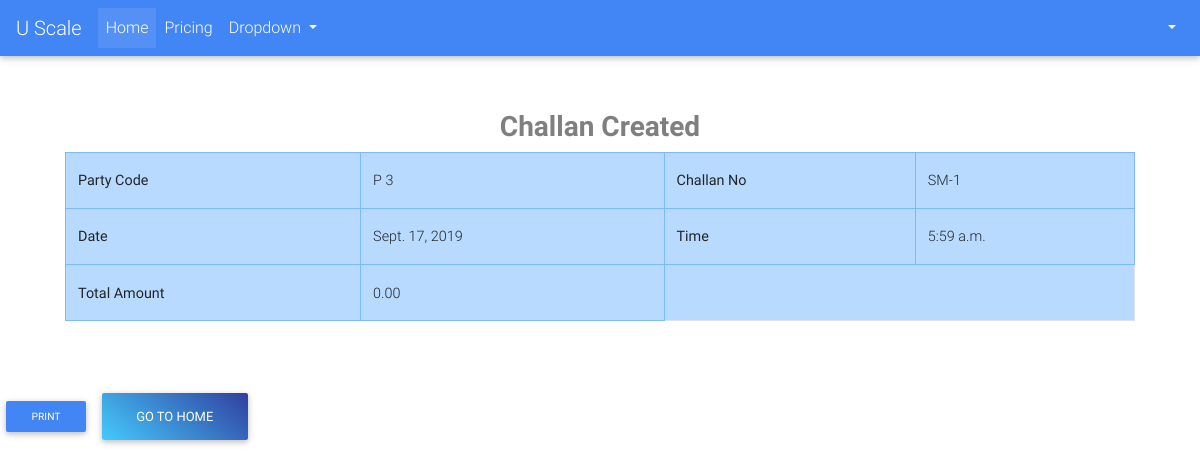
Page /challans/done/SM-1/ (signed in) on the earlier database version.
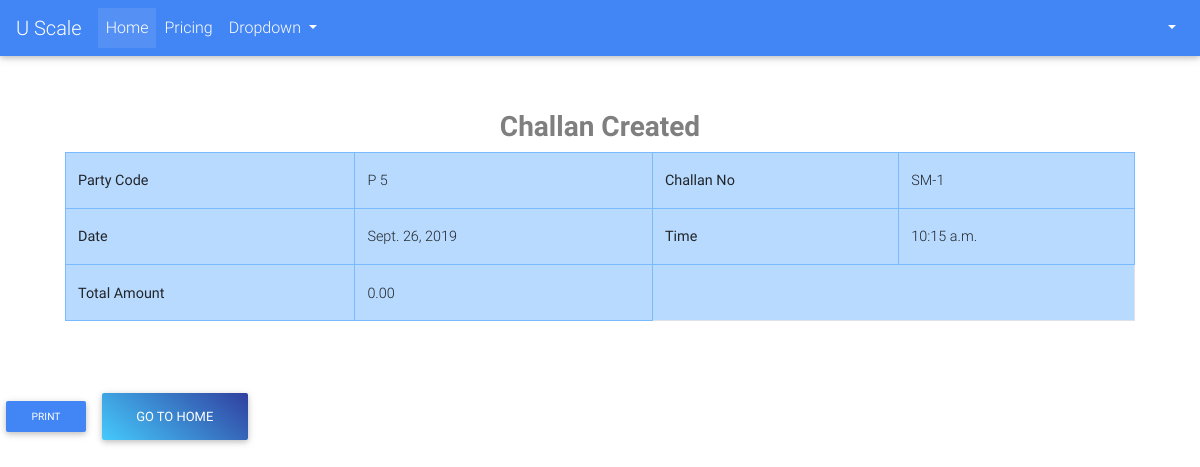
Same page on the later database version.
### challans/models.py (models this page shows, shortened)
class Challan(models.Model):
    STATUS_CHOICES = (("CR", "Created"), ("ED", "Entries Done"), ("RD", "Reports Done"),
                      ("PB", "Published"), ("PD", "Payment Done"))
    party = models.ForeignKey("parties.Party", on_delete=models.CASCADE)
    challan_no = models.CharField(max_length=32, unique=True, default=challan_no_generator)
    vehicle_details = models.CharField(max_length=128, blank=True, null=True)
    weights_amount = models.DecimalField(max_digits=9, decimal_places=2, default=0.00)
    extra_charges = models.DecimalField(max_digits=9, decimal_places=2, default=0.00)
    total_amount = models.DecimalField(max_digits=9, decimal_places=2, default=0.00)
    status = models.CharField(max_length=2, default="CR")
    image = models.ImageField(upload_to="payments/", blank=True, null=True)
    extra_info = models.TextField(blank=True)
    created_on = models.DateTimeField(auto_now_add=True)
    updated_on = models.DateTimeField(auto_now=True)

### parties/models.py (models this page shows, shortened)
class Party(models.Model):
    party_category = models.ForeignKey(PartyCategory, blank=True, null=True, on_delete=models.SET_NULL)
    rate_group = models.ForeignKey("rates.RateGroup", on_delete=models.PROTECT)
    name = models.CharField(max_length=128)
    code = models.CharField(max_length=32)
    address = models.TextField(blank=True)
    phone = models.CharField(max_length=13)
    whatsapp = models.CharField(max_length=13)
    email = models.EmailField(blank=True, null=True)
    is_wallet_party = models.BooleanField(default=True)
    is_active = models.BooleanField(default=True)
    @property
    def get_display_text(self):
        return self.name
    class Meta:
        verbose_name = "Party"
        verbose_name_plural = "Parties"

### challans/views.py (the view)
# urls.py: url(r'^done/(?P<challan_no>[0-9a-zA-Z-]+)/$', views.ChallanDoneView.as_view(), name="done"),
class ChallanDoneView(LoginRequiredMixin, DetailView):
    model = Challan
    slug_url_kwarg = "challan_no"
    slug_field = "challan_no"
    template_name = "challans/done.html"

### portal/templates/challans/done.html (shortened to what this page needs)
{% extends "portal/base.html" %}
{% load crispy_forms_tags %}
{% block content %}
    <div class="container" style="padding: 50px 20px">
        <div class="heading" id="heading">
            <h3 class="text-black-50 font-weight-bold text-center">Challan Created</h3>
        </div>
        <div class="container" id="challanDetails">
            <table class="table table-bordered table-primary">
                <tbody>
                    <tr>
                        <th>Party Code</th>
                        <td>{{ challan.party.get_display_text }}</td>
                        <th>Challan No</th>
                        <td>{{ challan.challan_no }}</td>
                    </tr>
                    <tr>
                        <th>Date</th>
                        <td>{{ challan.created_on.date }}</td>
                        <th>Time</th>
                        <td>{{ challan.created_on.time }}</td>
                    </tr>
                    <tr>
                        <th>Total Amount</th>
                        <td>{{ challan.total_amount }}</td>
                    </tr>
                </tbody>
            </table>
        </div>
    </div>
    <button class="btn btn-primary btn-sm">Print</button>
    <a href="{% url "portal:home" %}"><button class="btn blue-gradient">Go to home</button></a>
{% endblock %}

Differences in the rows shown:
removed Challan: party.get_display_text "P 3", challan_no "SM-1", created_on "Sept. 17, 2019", created_on.time "5:59 a.m.", total_amount "0.00"
added Challan: party.get_display_text "P 5", challan_no "SM-1", created_on "Sept. 26, 2019", created_on.time "10:15 a.m.", total_amount "0.00"
